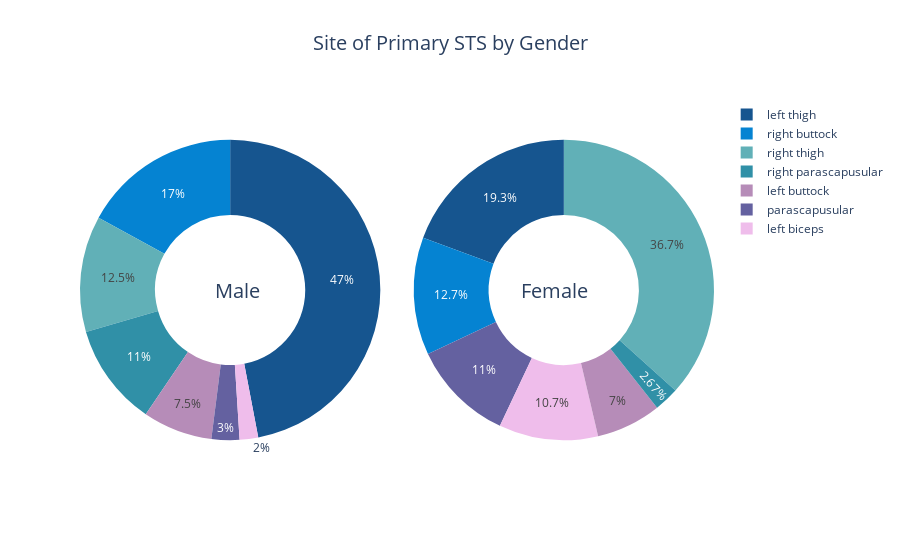

The cell this chart's notebook holds for it:
### Code cell
male_site_counts = male_data['Site of primary STS'].value_counts()
female_site_counts = female_data['Site of primary STS'].value_counts()

categories = male_site_counts.index

blue_palette = ['#16558F', '#0583D2', '#61B0B7', '#3090A7', '#B68CB8', '#6461A0', '#EFBDEB']

data1 = {
    "values": male_site_counts.loc[categories].values,
    "labels": categories,
    "domain": {"column": 0},
    "name": "Male Site of primary STS",
    "hoverinfo": "label+percent+name",
    "hole": 0.5,
    "type": "pie",
    "marker": {"colors": blue_palette}  
}

data2 = {
    "values": female_site_counts.loc[categories].values,
    "labels": categories,
    "domain": {"column": 1},
    "name": "Female Site of primary STS",
    "hoverinfo": "label+percent+name",
    "hole": 0.5,
    "type": "pie",
    "marker": {"colors": blue_palette}  
}

data = [data1, data2]

layout = go.Layout(
    {
        "title": {
            "text": "Site of Primary STS by Gender",
            "font": {
                "size": 20
            },
            "x": 0.5  # Center the title
        },
        "grid": {"rows": 1, "columns": 2},
        "annotations": [
            {
                "font": {"size": 20},
                "showarrow": False,
                "text": "Male",
                "x": 0.21,
                "y": 0.5
            },
            {
                "font": {"size": 20},
                "showarrow": False,
                "text": "Female",
                "x": 0.805,
                "y": 0.5
            }
        ]
    }
)

fig = go.Figure(data=data, layout=layout)

pyo.iplot(fig)

### Figure 1 — Plotly figure (JSON) as saved in the notebook; plotly's stock layout.template omitted (floating-point values rounded to 4 significant figures)
{"data": [{"domain": {"column": 0}, "hole": 0.5, "hoverinfo": "label+percent+name", "labels": ["left thigh", "right buttock", "right thigh", "right parascapusular", "left buttock", "parascapusular", "left biceps"], "marker": {"colors": ["#16558F", "#0583D2", "#61B0B7", "#3090A7", "#B68CB8", "#6461A0", "#EFBDEB"]}, "name": "Male Site of primary STS", "type": "pie", "values": [94, 34, 25, 22, 15, 6, 4]}, {"domain": {"column": 1}, "hole": 0.5, "hoverinfo": "label+percent+name", "labels": ["left thigh", "right buttock", "right thigh", "right parascapusular", "left buttock", "parascapusular", "left biceps"], "marker": {"colors": ["#16558F", "#0583D2", "#61B0B7", "#3090A7", "#B68CB8", "#6461A0", "#EFBDEB"]}, "name": "Female Site of primary STS", "type": "pie", "values": [58, 38, 110, 8, 21, 33, 32]}], "layout": {"annotations": [{"font": {"size": 20}, "showarrow": false, "text": "Male", "x": 0.21, "y": 0.5}, {"font": {"size": 20}, "showarrow": false, "text": "Female", "x": 0.805, "y": 0.5}], "grid": {"columns": 2, "rows": 1}, "title": {"font": {"size": 20}, "text": "Site of Primary STS by Gender", "x": 0.5}}}
